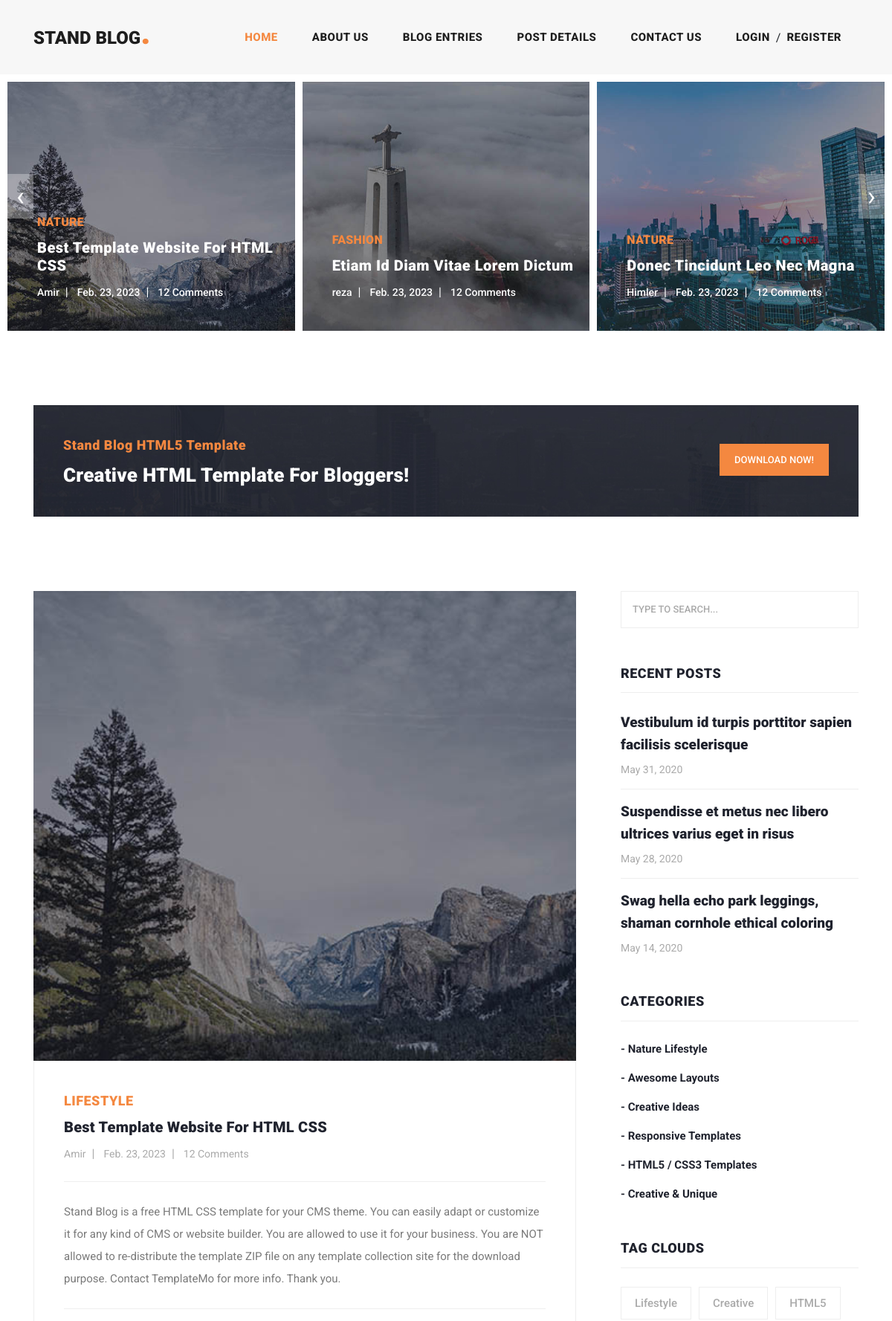
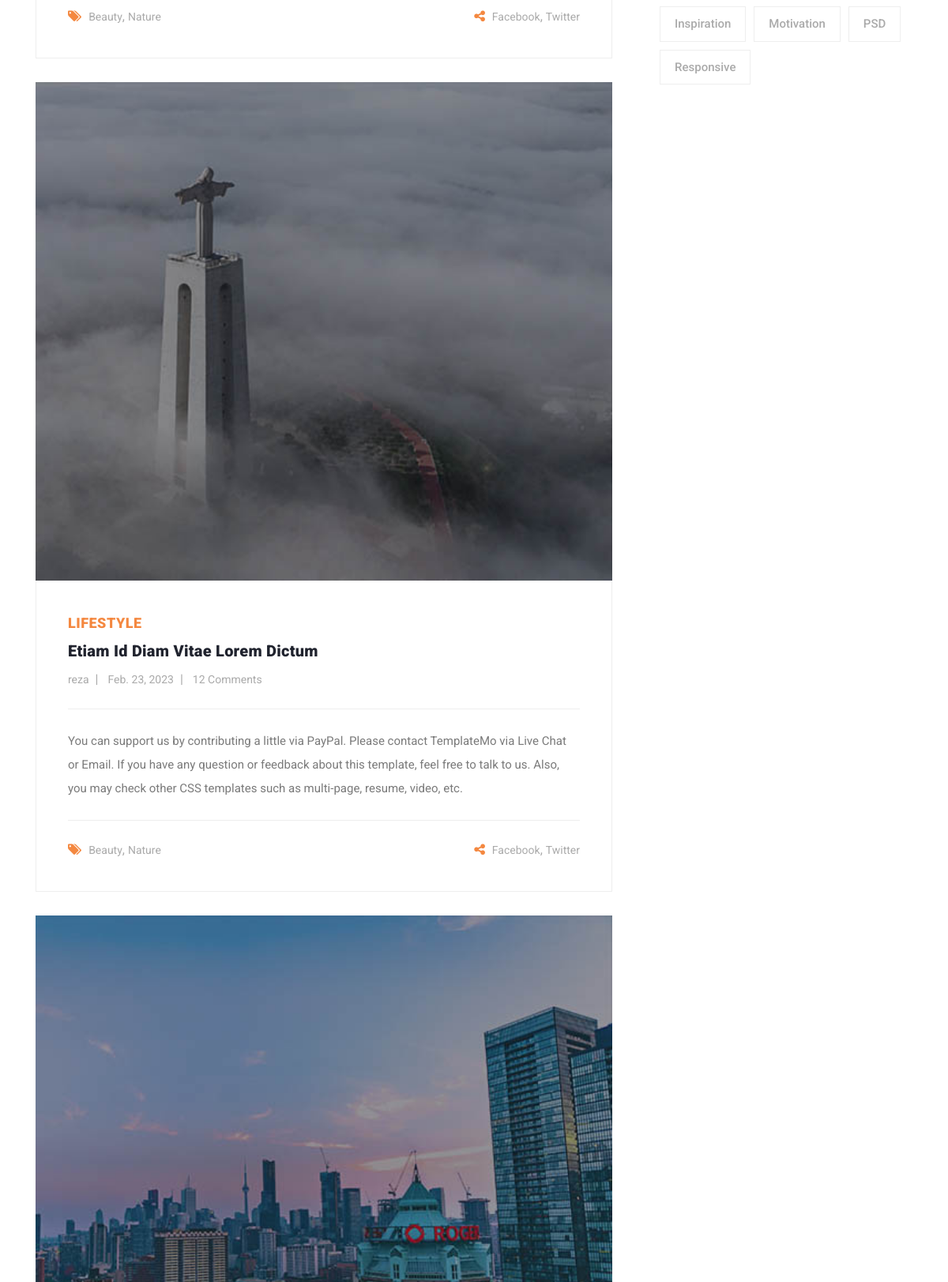
The page / (upper part) on the database its author committed (2 pictures, top to bottom).
### blog/models.py (models this page shows, shortened)
class Article(models.Model):
    author = models.ForeignKey(User,on_delete=models.CASCADE)
    category = models.ManyToManyField(Category)
    title = models.CharField(max_length=100, )
    body = models.TextField()
    image = models.ImageField(upload_to='images/articles')
    created = models.DateTimeField(auto_now_add=True)
    updated = models.DateTimeField(auto_now=True)

class Category(models.Model):
    title = models.CharField(max_length=100)
    created = models.DateTimeField(auto_now_add=True)

### home/views.py (the view)
# urls.py: path('', views.home, name='home')
def home(request):
    articles = Article.objects.all()
    return render(request, 'home/index.html', context={'articles': articles})

### home/templates/home/index.html (shortened to what this page needs)
{% load static %}
<!DOCTYPE html>
<html lang="en">
<head>
    <link href="{% static 'vendor/bootstrap/css/bootstrap.min.css' %}" rel="stylesheet">
    <link rel="stylesheet" href="{% static 'css/fontawesome.css' %}">
    <link rel="stylesheet" href="{% static 'css/templatemo-stand-blog.css' %}">
    <link rel="stylesheet" href="{% static 'css/owl.css' %}">
</head>
<body>
<header class="">
    <nav class="navbar navbar-expand-lg">
        <div class="container">
            <a class="navbar-brand" href="index.html"><h2>Stand Blog<em>.</em></h2></a>
            <div class="collapse navbar-collapse" id="navbarResponsive">
                <ul class="navbar-nav ml-auto">
                    <li class="nav-item active">
                        <a class="nav-link" href="index.html">Home
                        </a>
                    </li>
                    <li class="nav-item">
                        <a class="nav-link" href="about.html">About Us</a>
                    </li>
                    <li class="nav-item">
                        <a class="nav-link" href="blog.html">Blog Entries</a>
                    </li>
                    <li class="nav-item">
                        <a class="nav-link" href="post-details.html">Post Details</a>
                    </li>
                    <li class="nav-item">
                        <a class="nav-link" href="contact.html">Contact Us</a>
                    </li>
                    <li class="nav-item">
                        {% if request.user.is_authenticated %}
                            <div class="d-flex">
                                <a class="nav-link" href="/">{{ request.user.username }}</a>
                                <a href="{% url 'account:logout' %}"><span class="badge badge-danger m-2">LogOut</span></a>
                            </div>
                        {% else %}
                            <div class="d-flex">
                            <a class="nav-link" href="{% url 'account:login' %}">LogIn</a><span class="mt-2">/</span>
                            <a class="nav-link" href="{% url 'account:register' %}">Register</a>
                            </div>
                        {% endif %}
                    </li>
                </ul>
            </div>
        </div>
    </nav>
</header>
<div class="main-banner header-text">
    <div class="container-fluid">
        <div class="owl-banner owl-carousel">
            {% for article in articles %}
                <div class="item">
                <img src="{{ article.image.url }}" alt="{{ article.title }}">
                <div class="item-content">
                    <div class="main-content">
                        <div class="meta-category">
                            <span>{{ article.category.first.title }}</span>
                        </div>
                        <a href="post-details.html"><h4>{{ article.title }}</h4></a>
                        <ul class="post-info">
                            <li><a href="#">{{ article.author.username }}</a></li>
                            <li><a href="#">{{ article.created.date }}</a></li>
                            <li><a href="#">12 Comments</a></li>
                        </ul>
                    </div>
                </div>
            </div>
            {% endfor %}
        </div>
    </div>
</div>
<section class="call-to-action">
    <div class="container">
        <div class="row">
            <div class="col-lg-12">
                <div class="main-content">
                    <div class="row">
                        <div class="col-lg-8">
                            <span>Stand Blog HTML5 Template</span>
                            <h4>Creative HTML Template For Bloggers!</h4>
                        </div>
                        <div class="col-lg-4">
                            <div class="main-button">
                                <a rel="nofollow" href="https://templatemo.com/tm-551-stand-blog" target="_parent">Download
                                    Now!</a>
                            </div>
                        </div>
                    </div>
                </div>
            </div>
        </div>
    </div>
</section>
<section class="blog-posts">
    <div class="container">
        <div class="row">
            <div class="col-lg-8">
                <div class="all-blog-posts">
                    <div class="row">
                        {% for article in articles %}
                            <div class="col-lg-12">
                            <div class="blog-post">
                                <div class="blog-thumb">
                                    <img src="{{ article.image.url }}" alt="">
                                </div>
                                <div class="down-content">
                                    <span>Lifestyle</span>
                                    <a href="post-details.html"><h4>{{ article.title }}</h4></a>
                                    <ul class="post-info">
                                        <li><a href="#">{{ article.author.username }}</a></li>
                                        <li><a href="#">{{ article.created.date }}</a></li>
                                        <li><a href="#">12 Comments</a></li>
                                    </ul>
                                    <p>{{ article.body }}</p>
                                    <div class="post-options">
                                        <div class="row">
                                            <div class="col-6">
                                                <ul class="post-tags">
                                                    <li><i class="fa fa-tags"></i></li>
                                                    <li><a href="#">Beauty</a>,</li>
                                                    <li><a href="#">Nature</a></li>
                                                </ul>
                                            </div>
                                            <div class="col-6">
                                                <ul class="post-share">
                                                    <li><i class="fa fa-share-alt"></i></li>
                                                    <li><a href="#">Facebook</a>,</li>
                                                    <li><a href="#"> Twitter</a></li>
                                                </ul>
                                            </div>
                                        </div>
                                    </div>
                                </div>
                            </div>
                        </div>
                        {% endfor %}
                    </div>
                </div>
            </div>
            <div class="col-lg-4">
                <div class="sidebar">
                    <div class="row">
                        <div class="col-lg-12">
                            <div class="sidebar-item search">
                                <form id="search_form" name="gs" method="GET" action="#">
                                    <input type="text" name="q" class="searchText" placeholder="type to search..."
                                           autocomplete="on">
                                </form>
                            </div>
                        </div>
                        <div class="col-lg-12">
                            <div class="sidebar-item recent-posts">
                                <div class="sidebar-heading">
                                    <h2>Recent Posts</h2>
                                </div>
                                <div class="content">
                                    <ul>
                                        <li><a href="post-details.html">
                                            <h5>Vestibulum id turpis porttitor sapien facilisis scelerisque</h5>
                                            <span>May 31, 2020</span>
                                        </a></li>
                                        <li><a href="post-details.html">
                                            <h5>Suspendisse et metus nec libero ultrices varius eget in risus</h5>
                                            <span>May 28, 2020</span>
                                        </a></li>
                                        <li><a href="post-details.html">
                                            <h5>Swag hella echo park leggings, shaman cornhole ethical coloring</h5>
                                            <span>May 14, 2020</span>
                                        </a></li>
                                    </ul>
                                </div>
                            </div>
                        </div>
                        <div class="col-lg-12">
                            <div class="sidebar-item categories">
                                <div class="sidebar-heading">
                                    <h2>Categories</h2>
                                </div>
                                <div class="content">
                                    <ul>
                                        <li><a href="#">- Nature Lifestyle</a></li>
                                        <li><a href="#">- Awesome Layouts</a></li>
                                        <li><a href="#">- Creative Ideas</a></li>
                                        <li><a href="#">- Responsive Templates</a></li>
                                        <li><a href="#">- HTML5 / CSS3 Templates</a></li>
                                        <li><a href="#">- Creative &amp; Unique</a></li>
                                    </ul>
                                </div>
                            </div>
                        </div>
                        <div class="col-lg-12">
                            <div class="sidebar-item tags">
                                <div class="sidebar-heading">
                                    <h2>Tag Clouds</h2>
                                </div>
                                <div class="content">
                                    <ul>
                                        <li><a href="#">Lifestyle</a></li>
                                        <li><a href="#">Creative</a></li>
                                        <li><a href="#">HTML5</a></li>
                                        <li><a href="#">Inspiration</a></li>
                                        <li><a href="#">Motivation</a></li>
                                        <li><a href="#">PSD</a></li>
                                        <li><a href="#">Responsive</a></li>
                                    </ul>
                                </div>
                            </div>
                        </div>
                    </div>
                </div>
            </div>
        </div>
    </div>
</section>
</body>
</html>

### rows shown on the page
Article: image (picture), category.first "NATURE", title "Best Template Website For HTML CSS", author.username "Amir", created "Feb. 23, 2023", body "Stand Blog is a free HTML CSS template for your CMS theme. You can easily adapt or customize it for any kind of CMS or website builder. You are allowed to use it for your business. You are NOT allowed to re-distribute the template ZIP file on any template collection site for the download purpose. Contact TemplateMo for more info. Thank you."
Article: image (picture), category.first "FASHION", title "Etiam Id Diam Vitae Lorem Dictum", author.username "reza", created "Feb. 23, 2023", body "You can support us by contributing a little via PayPal. Please contact TemplateMo via Live Chat or Email. If you have any question or feedback about this template, feel free to talk to us. Also, you may check other CSS templates such as multi-page, resume, video, etc."
Article: image (picture), category.first "NATURE", title "Donec Tincidunt Leo Nec Magna", author.username "Himler", created "Feb. 23, 2023"
